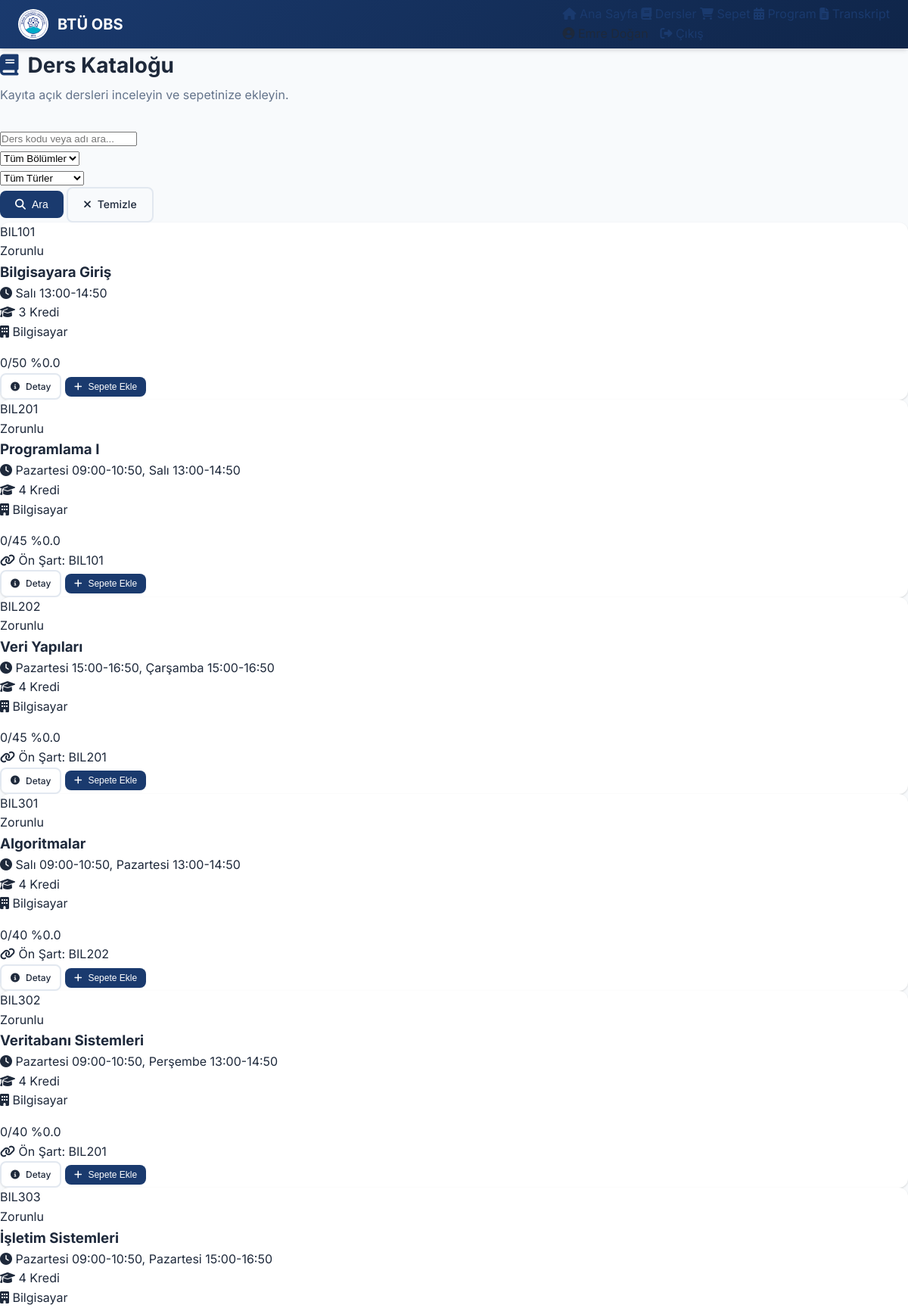
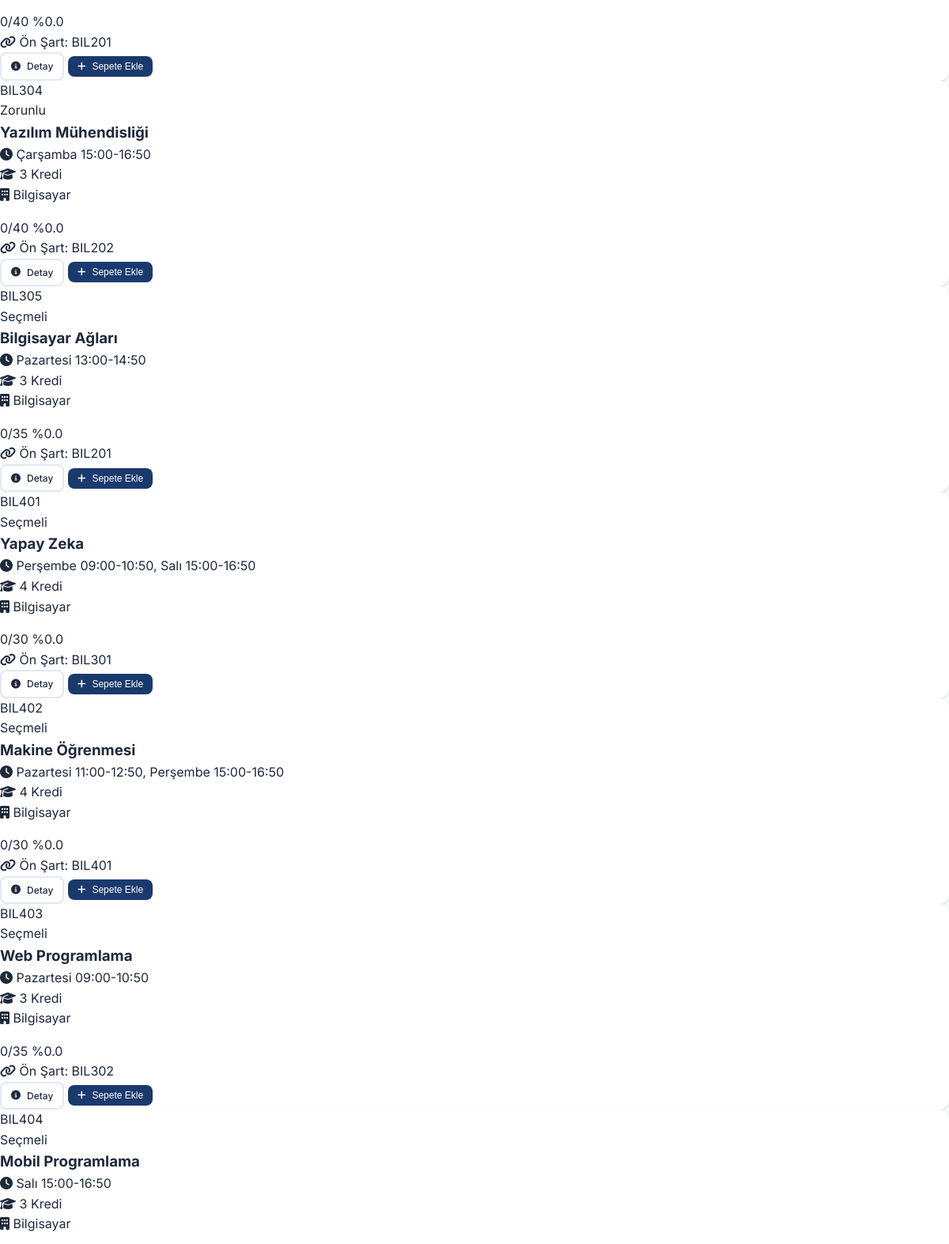
The page /student/courses (signed in, upper part) on the database its author committed (2 pictures, top to bottom).
### app/models/course.py (models this page shows, shortened)
class Course(db.Model):
    __tablename__ = 'courses'
    id = db.Column(db.Integer, primary_key=True)
    code = db.Column(db.String(20), unique=True, nullable=False, index=True)
    name = db.Column(db.String(200), nullable=False)
    description = db.Column(db.Text)
    credit = db.Column(db.Integer, nullable=False, default=3)
    ects = db.Column(db.Integer, default=5)
    department = db.Column(db.String(100), nullable=False)
    faculty = db.Column(db.String(100), nullable=False)
    quota = db.Column(db.Integer, nullable=False, default=50)
    enrolled_count = db.Column(db.Integer, default=0)
    course_type = db.Column(db.String(20), default='elective')  # required, elective, technical_elective
    semester_type = db.Column(db.String(10), default='both')  # fall, spring, both
    target_class = db.Column(db.Integer, default=0)  # 0=tüm sınıflar, 1-4=belirli sınıf
    is_active = db.Column(db.Boolean, default=True)
    is_open = db.Column(db.Boolean, default=True)  # Kayıta açık mı
    created_at = db.Column(db.DateTime, default=datetime.utcnow)
    updated_at = db.Column(db.DateTime, default=datetime.utcnow, onupdate=datetime.utcnow)
    schedules = db.relationship('CourseSchedule', backref='course', lazy='dynamic', cascade='all, delete-orphan')
    prerequisites = db.relationship('Prerequisite', backref='course', lazy='dynamic',
                                    foreign_keys='Prerequisite.course_id', cascade='all, delete-orphan')
    enrollments = db.relationship('Enrollment', backref='course', lazy='dynamic', cascade='all, delete-orphan')
    requests = db.relationship('CourseRequest', backref='course', lazy='dynamic', cascade='all, delete-orphan')
    waitlist = db.relationship('WaitList', backref='course', lazy='dynamic', cascade='all, delete-orphan')
    @property
    def is_full(self):
        return self.enrolled_count >= self.quota
    @property
    def fill_percentage(self):
        if self.quota == 0:
            return 100
        return round((self.enrolled_count / self.quota) * 100, 1)
    def get_schedule_display(self):
        schedules = self.schedules.all()
        if not schedules:
            return "Belirtilmemiş"
        return ", ".join([s.display_text for s in schedules])
    def get_prerequisite_codes(self):
        return [p.prerequisite_code for p in self.prerequisites]

class CourseSchedule(db.Model):
    __tablename__ = 'course_schedules'
    id = db.Column(db.Integer, primary_key=True)
    course_id = db.Column(db.Integer, db.ForeignKey('courses.id'), nullable=False)
    day = db.Column(db.String(20), nullable=False)  # Pazartesi, Salı, ...
    start_time = db.Column(db.String(5), nullable=False)  # HH:MM formatı
    end_time = db.Column(db.String(5), nullable=False)
    classroom = db.Column(db.String(50))
    DAY_ORDER = {
        'Pazartesi': 1, 'Salı': 2, 'Çarşamba': 3,
        'Perşembe': 4, 'Cuma': 5, 'Cumartesi': 6, 'Pazar': 7
    }
    @property
    def display_text(self):
        return f"{self.day} {self.start_time}-{self.end_time}"

class Prerequisite(db.Model):
    __tablename__ = 'prerequisites'
    id = db.Column(db.Integer, primary_key=True)
    course_id = db.Column(db.Integer, db.ForeignKey('courses.id'), nullable=False)
    prerequisite_code = db.Column(db.String(20), nullable=False, index=True)
    prereq_type = db.Column(db.String(20), default='required')  # required, recommended
    min_grade = db.Column(db.String(2), default='DD')  # Minimum geçme notu
    created_at = db.Column(db.DateTime, default=datetime.utcnow)

### app/routes/student_routes.py (the view)
@student_bp.route('/courses')
@login_required
@student_required
def course_catalog():
    keyword = request.args.get('keyword', '')
    department = request.args.get('department', '')
    course_type = request.args.get('course_type', '')
    if keyword or department or course_type:
        courses = CatalogService.search_courses(keyword, department or None, course_type or None)
    else:
        courses = CatalogService.get_open_courses()
    departments = CatalogService.get_departments()
    return render_template('student/courses.html',
                          courses=courses,
                          departments=departments,
                          filters={'keyword': keyword, 'department': department, 'course_type': course_type})

### app/models/student.py (called while the page is built)
@login_manager.user_loader
def load_user(id):
    return Student.query.get(int(id))

    @property
    def full_name(self):
        return f"{self.first_name} {self.last_name}"

### app/routes/student_routes.py (called while the page is built)
def student_required(f):
    from functools import wraps
    @wraps(f)
    def decorated_function(*args, **kwargs):
        if not current_user.is_authenticated:
            return redirect(url_for('auth.login'))
        if current_user.is_admin:
            flash('Bu sayfa sadece öğrenciler içindir', 'warning')
            return redirect(url_for('admin.dashboard'))
        return f(*args, **kwargs)
    return decorated_function

### app/services/catalog_service.py (called while the page is built)
    @staticmethod
    def get_open_courses():
        return Course.query.filter_by(is_active=True, is_open=True).order_by(Course.code).all()

    @staticmethod
    def get_departments():
        result = db.session.query(Course.department).distinct().all()
        return [r[0] for r in result]

### app/templates/student/courses.html (shortened to what this page needs)
{% extends "base.html" %}
{% block content %}
<div class="page-container">
    <div class="page-header">
        <h1><i class="fas fa-book"></i> Ders Kataloğu</h1>
        <p>Kayıta açık dersleri inceleyin ve sepetinize ekleyin.</p>
    </div>
    <div class="filter-section">
        <form method="GET" class="filter-form">
            <div class="filter-group">
                <input type="text" name="keyword" placeholder="Ders kodu veya adı ara..."
                       value="{{ filters.keyword }}" class="filter-input">
            </div>
            <div class="filter-group">
                <select name="department" class="filter-select">
                    <option value="">Tüm Bölümler</option>
                </select>
            </div>
            <div class="filter-group">
                <select name="course_type" class="filter-select">
                    <option value="">Tüm Türler</option>
                </select>
            </div>
            <button type="submit" class="btn btn-primary">
                <i class="fas fa-search"></i> Ara
            </button>
            <a href="{{ url_for('student.course_catalog') }}" class="btn btn-outline">
                <i class="fas fa-times"></i> Temizle
            </a>
        </form>
    </div>
    <div class="courses-grid">
        {% for course in courses %}
            <div class="course-card {% if course.is_full %}course-full{% endif %}">
                <div class="course-header">
                    <div class="course-code-badge">{{ course.code }}</div>
                    <div class="course-type-badge badge-{{ course.course_type }}">
                        {% if course.course_type == 'required' %}Zorunlu
                        {% elif course.course_type == 'elective' %}Seçmeli
                        {% else %}Teknik Seçmeli{% endif %}
                    </div>
                </div>
                <h3 class="course-title">{{ course.name }}</h3>
                <div class="course-details">
                    <div class="detail">
                        <i class="fas fa-clock"></i>
                        <span>{{ course.get_schedule_display() }}</span>
                    </div>
                    <div class="detail">
                        <i class="fas fa-graduation-cap"></i>
                        <span>{{ course.credit }} Kredi</span>
                    </div>
                    <div class="detail">
                        <i class="fas fa-building"></i>
                        <span>{{ course.department }}</span>
                    </div>
                </div>
                <div class="quota-section">
                    <div class="quota-text">
                        <span>{{ course.enrolled_count }}/{{ course.quota }}</span>
                        <span class="quota-percent">%{{ course.fill_percentage }}</span>
                    </div>
                </div>
                {% if course.get_prerequisite_codes() %}
                    <div class="prerequisites">
                        <span class="prereq-label"><i class="fas fa-link"></i> Ön Şart:</span>
                        {% for prereq in course.get_prerequisite_codes() %}
                            <span class="prereq-badge">{{ prereq }}</span>
                        {% endfor %}
                    </div>
                {% endif %}
                <div class="course-actions">
                    <a href="{{ url_for('student.course_detail', course_id=course.id) }}" class="btn btn-outline btn-sm">
                        <i class="fas fa-info-circle"></i> Detay
                    </a>
                    {% if not course.is_full %}
                        <form method="POST" action="{{ url_for('student.add_to_cart', course_id=course.id) }}" style="display: inline;">
                            <button type="submit" class="btn btn-primary btn-sm">
                                <i class="fas fa-plus"></i> Sepete Ekle
                            </button>
                        </form>
                    {% else %}
                        <span class="btn btn-disabled btn-sm">
                            <i class="fas fa-ban"></i> Kontenjan Dolu
                        </span>
                    {% endif %}
                </div>
            </div>
        {% else %}
            <div class="empty-state full-width">
                <i class="fas fa-search"></i>
                <h3>Ders Bulunamadı</h3>
                <p>Arama kriterlerinize uygun ders bulunamadı.</p>
            </div>
        {% endfor %}
    </div>
</div>
{% endblock %}

### app/static/css/style.css (style rules this page uses)
:root { --primary-color: #1a3a6e; --primary-dark: #0f2549; --primary-light: #2e5090; --secondary-color: #64748b; --success-color: #10b981; --warning-color: #f59e0b; --danger-color: #ef4444; --info-color: #40c4c4; --bg-color: #f8fafc; --card-bg: #ffffff; --text-color: #1e293b; --text-muted: #64748b; --border-color: #e2e8f0; --shadow-sm: 0 1px 2px 0 rgba(0, 0, 0, 0.05); --shadow: 0 1px 3px 0 rgba(0, 0, 0, 0.1), 0 1px 2px 0 rgba(0, 0, 0, 0.06); --shadow-md: 0 4px 6px -1px rgba(0, 0, 0, 0.1), 0 2px 4px -1px rgba(0, 0, 0, 0.06); --shadow-lg: 0 10px 15px -3px rgba(0, 0, 0, 0.1), 0 4px 6px -2px rgba(0, 0, 0, 0.05); --radius-sm: 0.25rem; --radius: 0.5rem; --radius-lg: 0.75rem; --radius-xl: 1rem; --transition: all 0.2s ease; }
* { margin: 0; padding: 0; box-sizing: border-box; }
body { font-family: 'Inter', -apple-system, BlinkMacSystemFont, 'Segoe UI', Roboto, Oxygen, Ubuntu, sans-serif; background-color: var(--bg-color); color: var(--text-color); line-height: 1.6; min-height: 100vh; }
a { color: var(--primary-color); text-decoration: none; transition: var(--transition); }
.page-header { margin-bottom: 2rem; }
.page-header h1 { font-size: 1.75rem; font-weight: 700; color: var(--text-color); display: flex; align-items: center; gap: 0.75rem; }
.page-header h1 i { color: var(--primary-color); }
.page-header p { color: var(--text-muted); margin-top: 0.25rem; }
.btn { display: inline-flex; align-items: center; justify-content: center; gap: 0.5rem; padding: 0.625rem 1.25rem; font-size: 0.875rem; font-weight: 500; border-radius: var(--radius); border: none; cursor: pointer; transition: var(--transition); text-decoration: none; }
.btn-primary { background: var(--primary-color); color: white; }
.btn-outline { background: transparent; border: 2px solid var(--border-color); color: var(--text-color); }
.btn-sm { padding: 0.375rem 0.75rem; font-size: 0.75rem; }
.course-card { background: var(--card-bg); border-radius: var(--radius-lg); box-shadow: var(--shadow); overflow: hidden; transition: var(--transition); }

### rows shown on the page
Course: code "BIL101", course_type "Zorunlu", name "Bilgisayara Giriş", schedule "Salı 13:00-14:50", credit "3", department "Bilgisayar", enrolled_count "0", quota "50", fill_percentage "0.0"
Course: code "BIL201", course_type "Zorunlu", name "Programlama I", schedule "Pazartesi 09:00-10:50, Salı 13:00-14:50", credit "4", department "Bilgisayar", enrolled_count "0", quota "45", fill_percentage "0.0"
Prerequisite: prerequisite_code "BIL101"
Course: code "BIL202", course_type "Zorunlu", name "Veri Yapıları", schedule "Pazartesi 15:00-16:50, Çarşamba 15:00-16:50", credit "4", department "Bilgisayar", enrolled_count "0", quota "45", fill_percentage "0.0"
Prerequisite: prerequisite_code "BIL201"
Course: code "BIL301", course_type "Zorunlu", name "Algoritmalar", schedule "Salı 09:00-10:50, Pazartesi 13:00-14:50", credit "4", department "Bilgisayar", enrolled_count "0", quota "40", fill_percentage "0.0"
Prerequisite: prerequisite_code "BIL202"
Course: code "BIL302", course_type "Zorunlu", name "Veritabanı Sistemleri", schedule "Pazartesi 09:00-10:50, Perşembe 13:00-14:50", credit "4", department "Bilgisayar", enrolled_count "0", quota "40", fill_percentage "0.0"
Prerequisite: prerequisite_code "BIL201"
Course: code "BIL303", course_type "Zorunlu", name "İşletim Sistemleri", schedule "Pazartesi 09:00-10:50, Pazartesi 15:00-16:50", credit "4", department "Bilgisayar", enrolled_count "0", quota "40", fill_percentage "0.0"
Prerequisite: prerequisite_code "BIL201"
Course: code "BIL304", course_type "Zorunlu", name "Yazılım Mühendisliği", schedule "Çarşamba 15:00-16:50", credit "3", department "Bilgisayar", enrolled_count "0", quota "40", fill_percentage "0.0"
Prerequisite: prerequisite_code "BIL202"
Course: code "BIL305", course_type "Seçmeli", name "Bilgisayar Ağları", schedule "Pazartesi 13:00-14:50", credit "3", department "Bilgisayar", enrolled_count "0", quota "35", fill_percentage "0.0"
Prerequisite: prerequisite_code "BIL201"
Course: code "BIL401", course_type "Seçmeli", name "Yapay Zeka", schedule "Perşembe 09:00-10:50, Salı 15:00-16:50", credit "4", department "Bilgisayar", enrolled_count "0", quota "30", fill_percentage "0.0"
Prerequisite: prerequisite_code "BIL301"
Course: code "BIL402", course_type "Seçmeli", name "Makine Öğrenmesi", schedule "Pazartesi 11:00-12:50, Perşembe 15:00-16:50", credit "4", department "Bilgisayar", enrolled_count "0", quota "30", fill_percentage "0.0"
Prerequisite: prerequisite_code "BIL401"
Course: code "BIL403", course_type "Seçmeli", name "Web Programlama", schedule "Pazartesi 09:00-10:50", credit "3", department "Bilgisayar", enrolled_count "0", quota "35", fill_percentage "0.0"
Prerequisite: prerequisite_code "BIL302"
Course: code "BIL404", course_type "Seçmeli", name "Mobil Programlama", schedule "Salı 15:00-16:50", credit "3", department "Bilgisayar"
